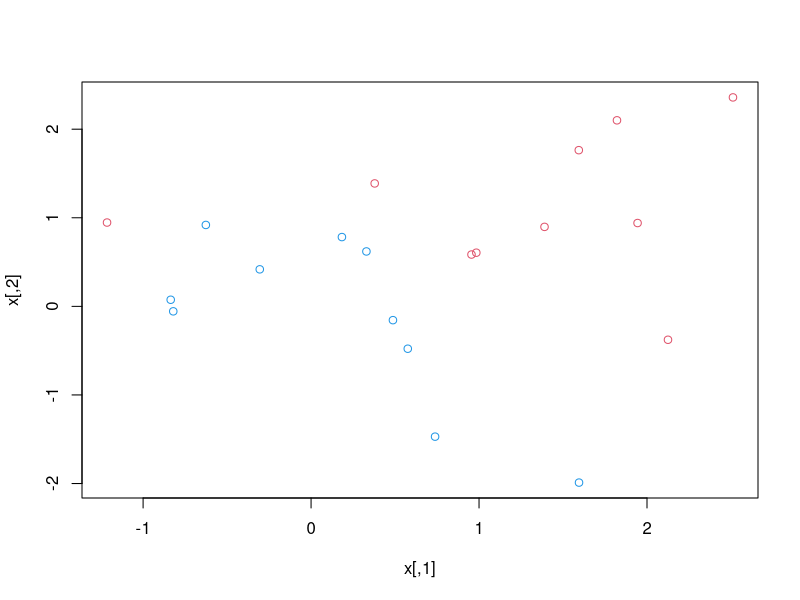
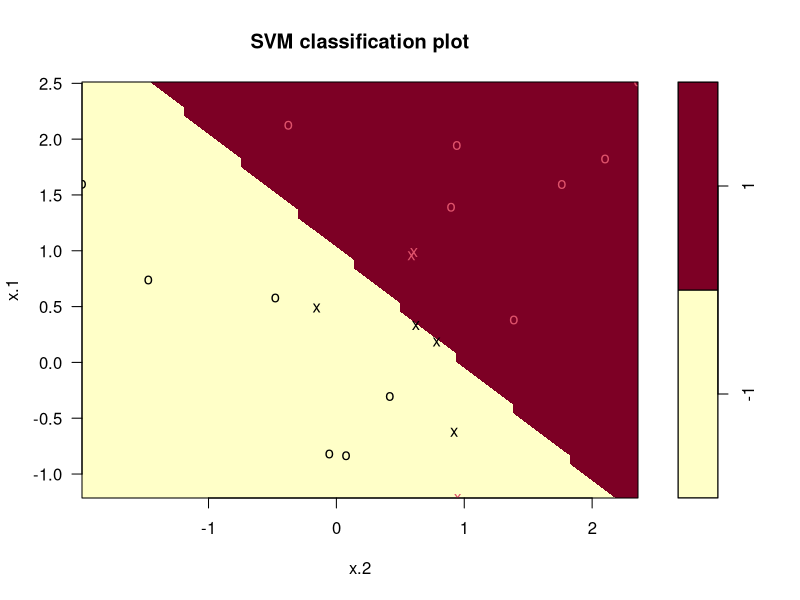
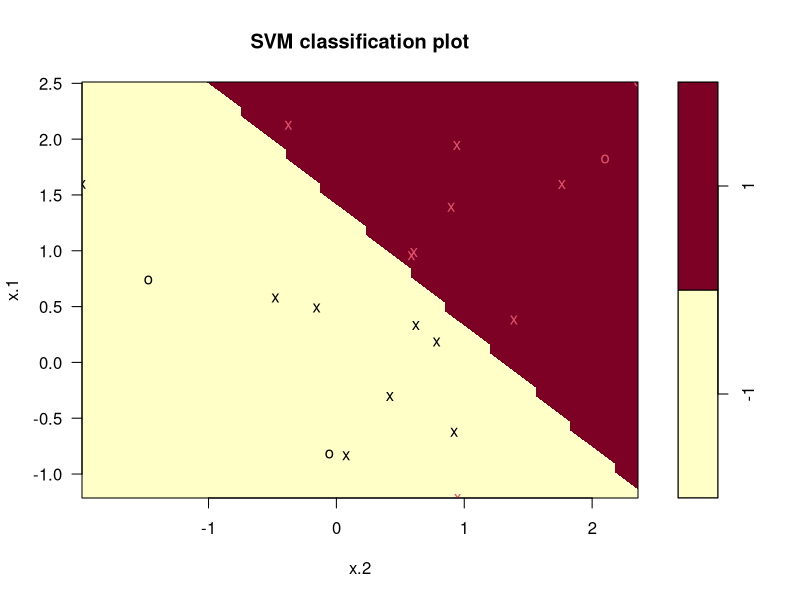
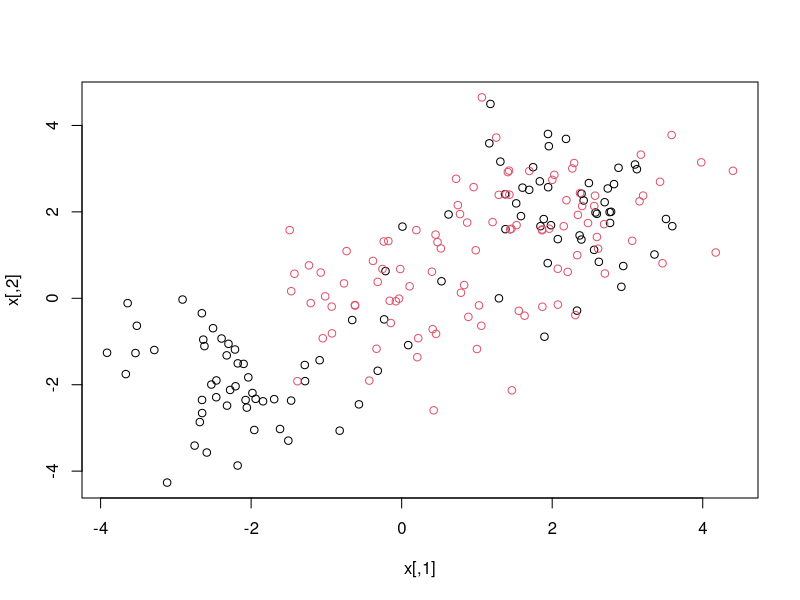
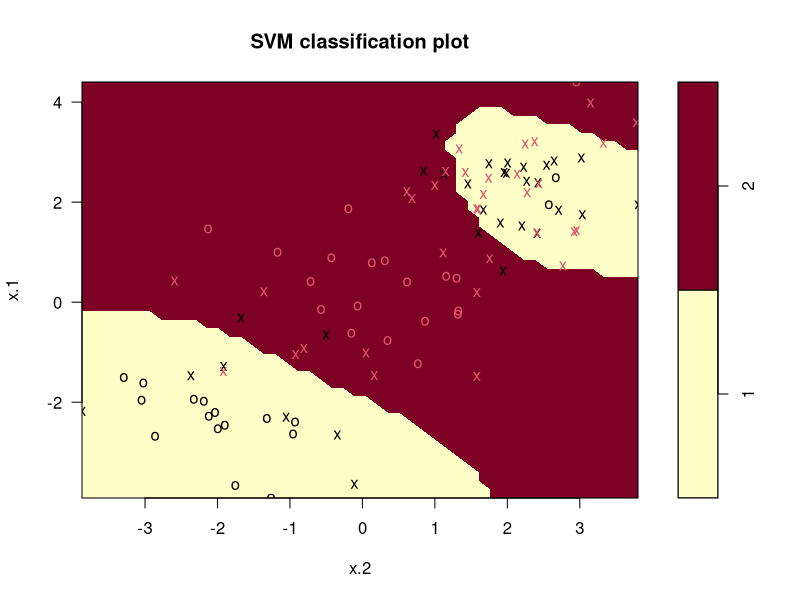
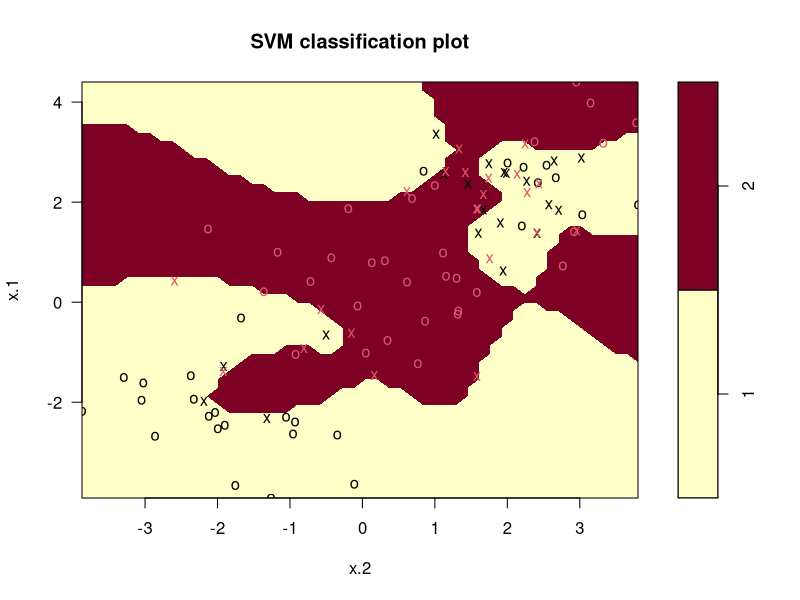
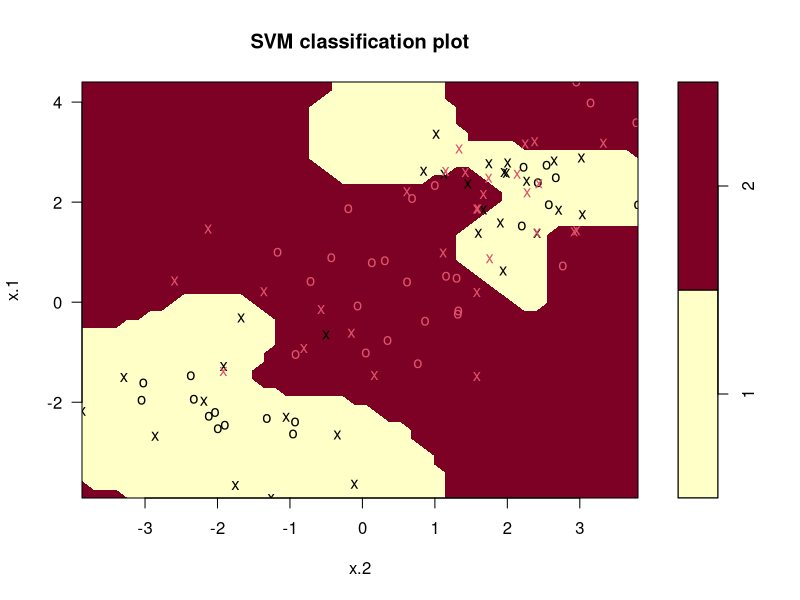

Write the R code that produced these figures, in order.
# SVM
library(e1071)

set.seed(1)
x = matrix(rnorm(2*20), ncol = 2)
y = c(rep(-1, 10), rep(1, 10))

# add one to last 10 row of x
x[y == 1,] = x[y == 1] + 1
plot(x, col = (3 - y))

dat = data.frame(x = x, y = as.factor(y))

## apply SVM
svmfit = svm(y~., data = dat, kernel = "linear", cost = 10, scale = F)
plot(svmfit, dat)

## what are our support vectors?
svmfit$index

summary(svmfit)

## change cost
svm.fit = svm(y~., data = dat, kernel = "linear", cost = 0.1, scale = F)
plot(svm.fit, dat)  ### lower cost -> wider margines

# Cross-validation using tune
set.seed(1)
tune.out = tune(svm, y~., data = dat, kernel = "linear", ranges = list(cost = c(0.001, 0.01, 0.1, 1, 5, 10, 100)))
summary(tune.out)

bestmodel = tune.out$best.model
summary(bestmodel)

## using predict function
## creating test data
xtest = matrix(rnorm(40), ncol = 2)
ytest = sample(c(-1, 1), 20, rep = T)
xtest[ytest == 1,] = xtest[ytest == 1,] + 1
testdat = data.frame(x = xtest, y = as.factor(ytest))

## prediction
ypred = predict(bestmodel, testdat)
table(predict = ypred, truth = testdat$y)

## Using Radial kernels and playing with gamma and cost
## kernel = "radial" -> Uses radial kernel, you need to set gamma
## kernel = "polynomial" uses polynomial kernels
## for this you need to use degree component to fix it

set.seed(1)
x = matrix(rnorm(400), ncol = 2)
x[1:100,] = x[1:100,] + 2
x[101:150,] = x[101:150,] - 2
y = c(rep(1, 50), rep(2, 50))
dat = data.frame(x=x, y = as.factor(y))
plot(x, col = y)
train = sample(200, 100)
svmfit = svm(y~., data = dat[train,], kernel = "radial", gamma = 1, cost = 1)
plot(svmfit, dat[train,])
summary(svmfit)

## change cost
svmfit = svm(y~., data = dat[train,], kernel = "radial", gamma = 1, cost = 10000)
plot(svmfit, dat[train,])

## find best model
tune.out = tune(svm, y~., data = dat[train,], kernel = "radial",
                range = list(cost = c(0.1, 1, 10, 100, 1000),
                             gamma = c(0.5, 1, 2, 3, 4)))
summary(tune.out)
plot(tune.out$best.model, dat[train,])
test = -train
table(true = dat[test, "y"], pred = predict(tune.out$best.model, news = dat[test,]))
